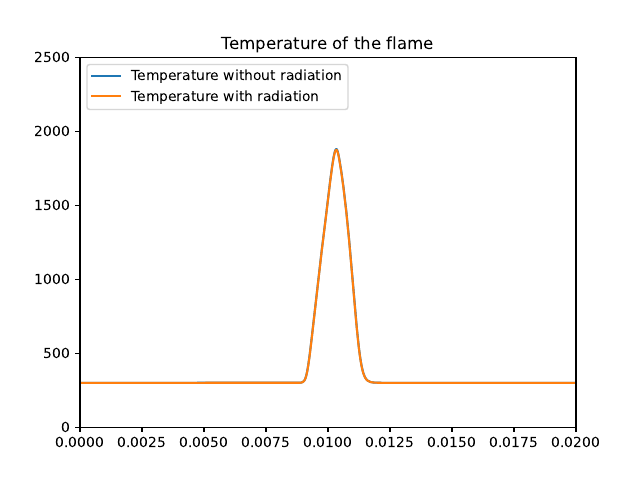

Write the Python code that produced this figure.
"""
An opposed-flow ethane/air diffusion flame

Requires: cantera >= 2.5.0, matplotlib >= 2.0
Keywords: combustion, 1D flow, diffusion flame, strained flame, plotting,
          saving output
"""

import cantera as ct
import matplotlib.pyplot as plt

# Input parameters
p = ct.one_atm  # pressure
tin_f = 300.0  # fuel inlet temperature
tin_o = 300.0  # oxidizer inlet temperature
mdot_o = 1.7655  # kg/m^2/s
mdot_f = 3.5054072517  # kg/m^2/s #v=0.7554757008
#0.0758753268

comp_o = 'O2:0.21, N2:0.78, AR:0.01'  # air composition
comp_f = 'IXC8H18:1'  # fuel composition

width = 0.02  # Distance between inlets is 2 cm

loglevel = 1  # amount of diagnostic output (0 to 5)

# Create the gas object used to evaluate all thermodynamic, kinetic, and
# transport properties.
gas = ct.Solution('./Jerzembeck.cti')
gas.TP = gas.T, p

# Create an object representing the counterflow flame configuration,
# which consists of a fuel inlet on the left, the flow in the middle,
# and the oxidizer inlet on the right.
f = ct.CounterflowDiffusionFlame(gas, width=width)

# Set the state of the two inlets
f.fuel_inlet.mdot = mdot_f
f.fuel_inlet.X = comp_f
f.fuel_inlet.T = tin_f

f.oxidizer_inlet.mdot = mdot_o
f.oxidizer_inlet.X = comp_o
f.oxidizer_inlet.T = tin_o

# Set the boundary emissivities
f.boundary_emissivities = 0.0, 0.0
# Turn radiation off
f.radiation_enabled = False

f.set_refine_criteria(ratio=4, slope=0.2, curve=0.3, prune=0.04)

# Solve the problem
f.solve(loglevel, auto=True)
f.show_solution()
try:
    # save to HDF container file if h5py is installed
    f.write_hdf('diffusion_flame.h5', mode='w')
except ImportError:
    f.save('diffusion_flame.yaml')

# write the velocity, temperature, and mole fractions to a CSV file
f.write_csv('diffusion_flame.csv', quiet=False)

f.show_stats(0)

# Plot Temperature without radiation
figTemperatureModifiedFlame = plt.figure()
plt.plot(f.flame.grid, f.T, label='Temperature without radiation')
plt.title('Temperature of the flame')
plt.ylim(0,2500)
plt.xlim(0.000, 0.020)

# Turn on radiation and solve again
f.radiation_enabled = True
f.solve(loglevel=1, refine_grid=False)
f.show_solution()

# Plot Temperature with radiation
plt.plot(f.flame.grid, f.T, label='Temperature with radiation')
plt.legend()
plt.legend(loc=2)
plt.savefig('./diffusion_flame.pdf')
